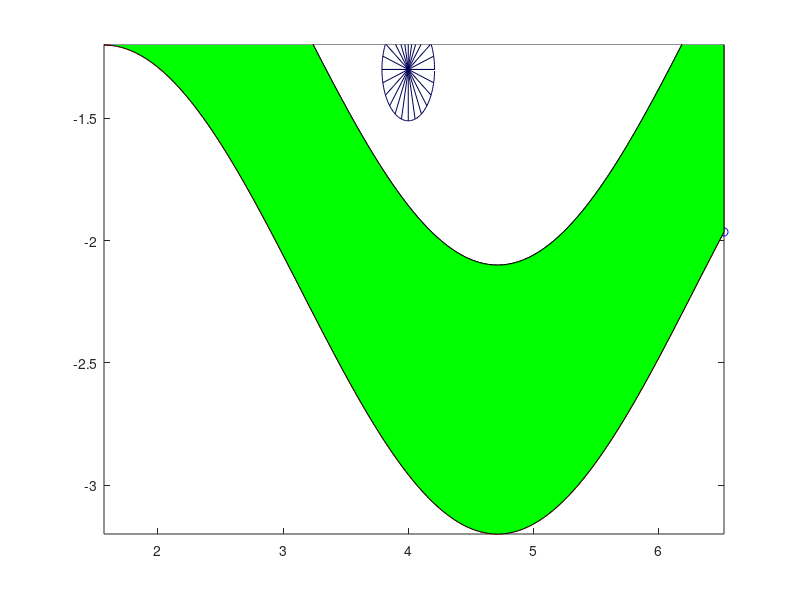

The MATLAB source for this figure:
%% HAR GHAR TRIRANGA
% Azadi ka Amrit Mahostav
% CELEBRATING 75 glorious years of INDIA's INDEPENDENCE❤️
clc;
clear;
close all;
t = pi/2:0.01:4.95+pi/2;
t1 = 0:0.05:2*pi;
x= sin(t); y = 1.1 + x; z = -1.1+x; w = -2.2 + x;
comet(t,x)
hold on
comet(t,y)
hold on

X = [t,fliplr(t)];
Y = [x,fliplr(y)];
fill(X,Y,[1, 0.6, 0.1])
hold on
comet(t,z)
Z = [x,fliplr(z)];
fill(X,Z,'w')

hold on
r = 0.21;
c = 4 + r*cos(t1);
d = -1.3+ r*sin(t1);

plot(c,d,'Color',[0,0,0.32])
hold on
for s = 0:(5*pi)/60:pi
    x1 = 4 + r*cos(s);
    y1 = -1.3 + r*sin(s);
    x2 = 4 + r*cos(s+pi);
    y2 = -1.3 + r*sin(s+pi);
    line([x1 x2],[y1 y2],'color',[0,0,0.32])
    hold on
end
hold on
comet(t,w)
W = [z,fliplr(w)];
fill(X,W,'g')
hold off

